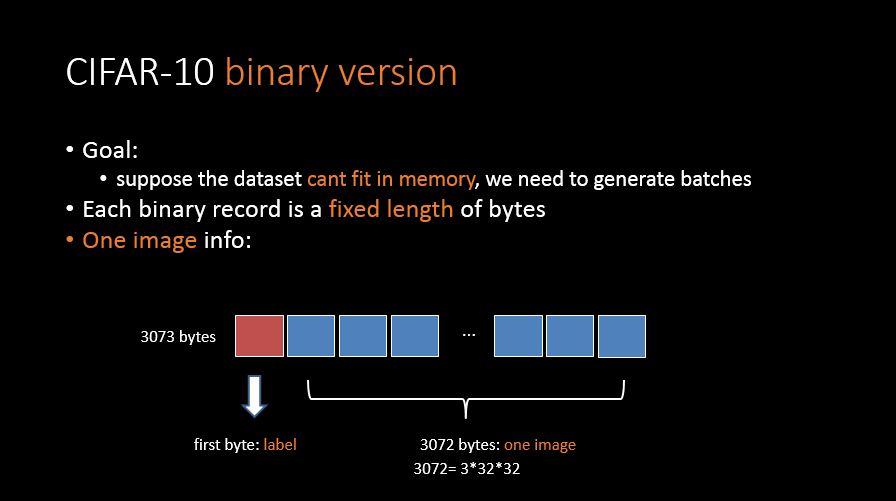
#> input picture deeplearning/tensorflow/code/my_tensorFlow_tutorials/02_CIFAR10/images/001.JPG, 896 x 501 px
$ python color_histgram.py --image ../../../../../../deeplearning/tensorflow/code/my_tensorFlow_tutorials/02_CIFAR10/images/001.JPG   (Python 2 division)
#> lines starting #> are read from the running program, lines starting #| are printed output that depends on the picture
#!/usr/bin/env python
#coding=utf-8

'''
功能: 彩色图直方图
	统计图像中的像素值个数.


Keep in mind:
	实际调用的还是 cv2.split() 函数.
	1. 蓝色代表低像素值
	2. 红色代表高像素值
'''
from matplotlib import pyplot as plt
import numpy as np
import argparse
import cv2
import os

ap = argparse.ArgumentParser()
ap.add_argument("-i", "--image", required=True,
	help = "Path to the image")

args = vars(ap.parse_args())

if os.path.exists(args["image"]):
	image = cv2.imread(args["image"])
#> image is the input picture: shape (501, 896, 3); mean B, G, R 11.2, 10.1, 10.2
	cv2.imshow("original", image)
	cv2.waitKey(1)

	chans = cv2.split(image)
	colors = ('b', 'g', 'r')

	# 一维表示
	# plt.ion()
	plt.figure()
	plt.title("Flattened color HistGram")
	plt.xlabel("Bins")
	plt.ylabel("# of pixels")

	for (chan, color) in zip(chans, colors):
		hist = cv2.calcHist([chan], [0], None, [256], [0, 256])
		plt.plot(hist, color=color)
		plt.xlim([0, 256])
#> this loop made 3 passes
#> color on passes 1 to 3: 'b', 'g', 'r'

	# plt.show()
	plt.pause(1)  #显示秒数
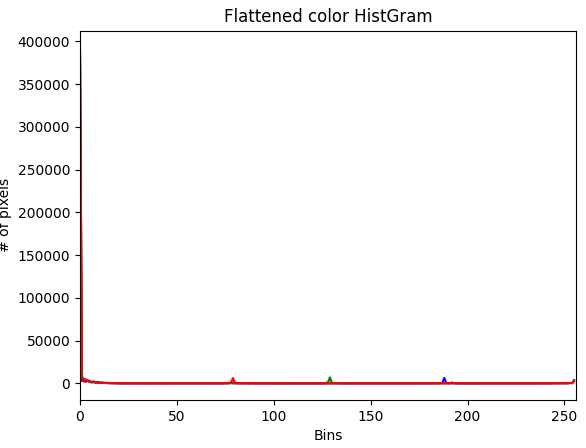
#> figure drawn by matplotlib, 1 panel; curve peaks at x = 0, y = 392904; curve peaks at x = 0, y = 391720; curve peaks at x = 0, y = 387298
	plt.close()
	# cv2.waitKey(10)

	# 2维表示
	fig = plt.figure()
	ax = fig.add_subplot(131)
	hist = cv2.calcHist([chans[1], chans[0]], [0,1], None, [32, 32], [0, 256, 0, 256])
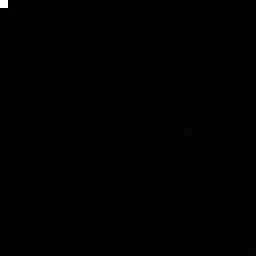
#> hist: shape (32, 32) float32 (shown 8 times larger); min 0, max 411612, mean 438.4; drawn with min black and max white
	p = ax.imshow(hist, interpolation="nearest")
	ax.set_title("HistGram for G and B")
	plt.colorbar(p)

	ax = fig.add_subplot(132)
	hist = cv2.calcHist([chans[1], chans[2]], [0,1], None, [32, 32], [0, 256, 0, 256])
	p = ax.imshow(hist, interpolation="nearest")
	ax.set_title("HistGram for G and R")
	plt.colorbar(p)

	ax = fig.add_subplot(133)
	hist = cv2.calcHist([chans[0], chans[2]], [0,1], None, [32, 32], [0, 256, 0, 256])
	p = ax.imshow(hist, interpolation="nearest")
	ax.set_title("HistGram for B and R")
	plt.colorbar(p)

	plt.show()
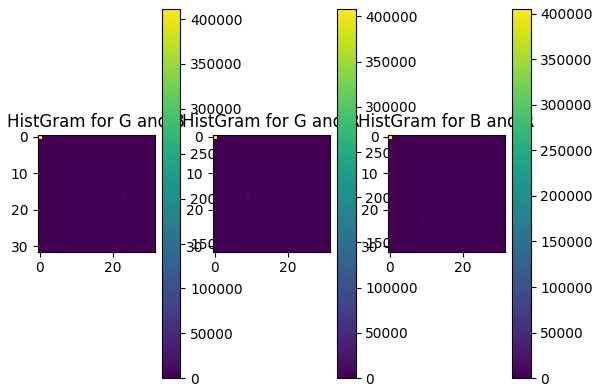
#> figure drawn by matplotlib, 6 panels
	cv2.waitKey(0)

	# 3维表示
	hist = cv2.calcHist([image], [0,1,2], None, [8, 8, 8], [0,256, 0,256, 0,256])
	print "3D HistGram shape: %s, with %d values" % (hist.shape, hist.flatten().shape[0])
#| 3D HistGram shape: (8, 8, 8), with 512 values

$ run again, on deeplearning/tensorflow/code/my_tensorFlow_tutorials/02_CIFAR10/images/003.JPG
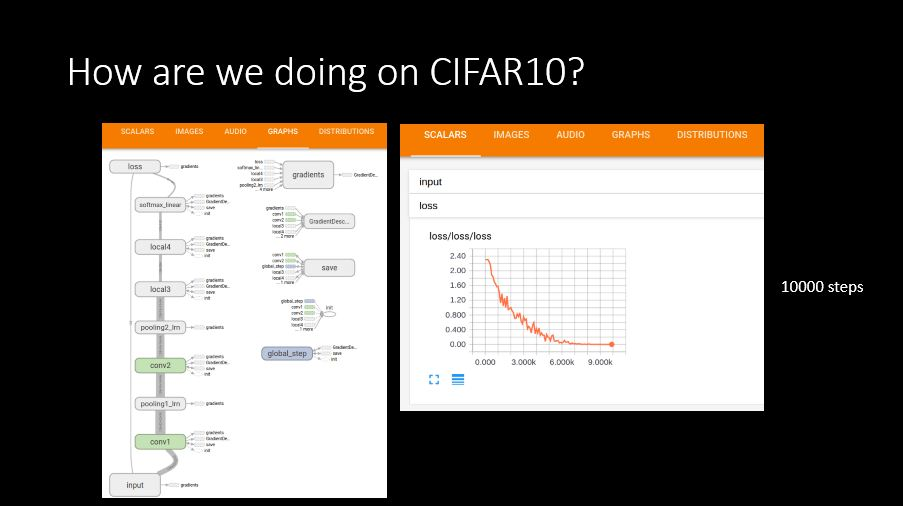
#> input picture deeplearning/tensorflow/code/my_tensorFlow_tutorials/02_CIFAR10/images/003.JPG, 903 x 506 px
#> image is the input picture: shape (506, 903, 3); mean B, G, R 106.7, 111.6, 116.3
#> the loop `for (chan, color) in zip(chans, colors):` made 3 passes
#> color on passes 1 to 3: 'b', 'g', 'r'
#> `plt.pause(1)`:
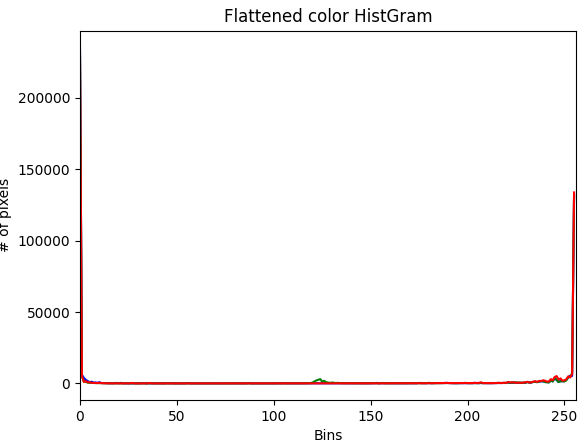
#> figure drawn by matplotlib, 1 panel; curve peaks at x = 0, y = 235408; curve peaks at x = 0, y = 230770; curve peaks at x = 0, y = 228967
#| 3D HistGram shape: (8, 8, 8), with 512 values

$ run again, on deeplearning/tensorflow/code/my_tensorFlow_tutorials/02_CIFAR10/images/004.JPG
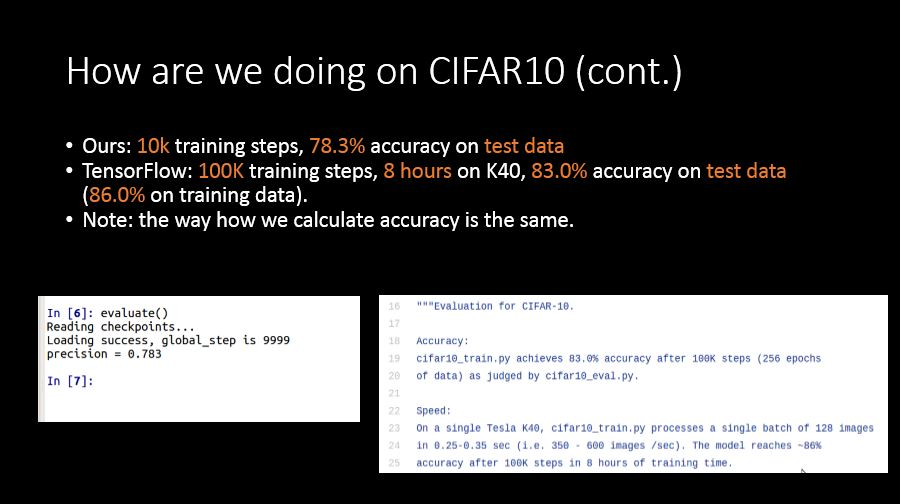
#> input picture deeplearning/tensorflow/code/my_tensorFlow_tutorials/02_CIFAR10/images/004.JPG, 900 x 504 px
#> image is the input picture: shape (504, 900, 3); mean B, G, R 78.2, 78, 78.4
#> the loop `for (chan, color) in zip(chans, colors):` made 3 passes
#> color on passes 1 to 3: 'b', 'g', 'r'
#> `plt.pause(1)`:
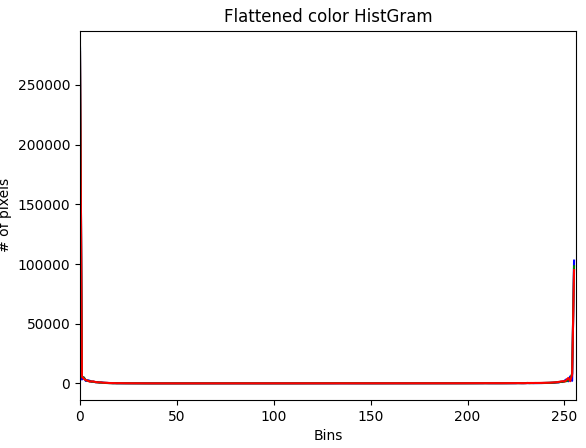
#> figure drawn by matplotlib, 1 panel; curve peaks at x = 0, y = 281420; curve peaks at x = 0, y = 280296; curve peaks at x = 0, y = 277325
#| 3D HistGram shape: (8, 8, 8), with 512 values
